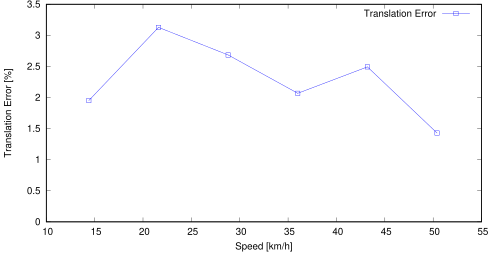

The gnuplot source for this figure:
set term postscript eps enhanced color
set output "08_avg_ts.eps"
set size ratio 0.5
set yrange [0:*]
set xlabel "Speed [km/h]"
set ylabel "Translation Error [%]"
plot "08_avg_ts.txt" using ($1*3.6):($2*100) title 'Translation Error' lc rgb "#0000FF" pt 4 w linespoints
